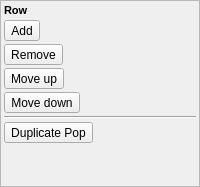
             <widget class="QFrame" name="frame_19">
              <property name="minimumSize">
               <size>
                <width>0</width>
                <height>10</height>
               </size>
              </property>
              <property name="frameShape">
               <enum>QFrame::StyledPanel</enum>
              </property>
              <property name="frameShadow">
               <enum>QFrame::Raised</enum>
              </property>
              <layout class="QVBoxLayout" name="verticalLayout_35">
               <property name="spacing">
                <number>3</number>
               </property>
               <property name="margin">
                <number>3</number>
               </property>
               <item>
                <widget class="QLabel" name="label_14">
                 <property name="font">
                  <font>
                   <pointsize>8</pointsize>
                   <weight>75</weight>
                   <bold>true</bold>
                  </font>
                 </property>
                 <property name="text">
                  <string>Row</string>
                 </property>
                </widget>
               </item>
               <item>
                <widget class="QToolButton" name="toolButton_6">
                 <property name="text">
                  <string>Add</string>
                 </property>
                 <property name="icon">
                  <iconset resource="Resources/Resources.qrc">
                   <normaloff>:/new/prefix1/add-icon.png</normaloff>:/new/prefix1/add-icon.png</iconset>
                 </property>
                </widget>
               </item>
               <item>
                <widget class="QToolButton" name="toolButton_7">
                 <property name="text">
                  <string>Remove</string>
                 </property>
                 <property name="icon">
                  <iconset resource="Resources/Resources.qrc">
                   <normaloff>:/new/prefix1/remove-icon.png</normaloff>:/new/prefix1/remove-icon.png</iconset>
                 </property>
                </widget>
               </item>
               <item>
                <widget class="QToolButton" name="toolButton_31">
                 <property name="toolTip">
                  <string>Move up</string>
                 </property>
                 <property name="text">
                  <string>Move up</string>
                 </property>
                 <property name="icon">
                  <iconset resource="Resources/Resources.qrc">
                   <normaloff>:/new/prefix1/up-icon.png</normaloff>:/new/prefix1/up-icon.png</iconset>
                 </property>
                </widget>
               </item>
               <item>
                <widget class="QToolButton" name="toolButton_32">
                 <property name="toolTip">
                  <string>Move down</string>
                 </property>
                 <property name="text">
                  <string>Move down</string>
                 </property>
                 <property name="icon">
                  <iconset resource="Resources/Resources.qrc">
                   <normaloff>:/new/prefix1/down-icon.png</normaloff>:/new/prefix1/down-icon.png</iconset>
                 </property>
                </widget>
               </item>
               <item>
                <widget class="QFrame" name="frame_20">
                 <property name="frameShape">
                  <enum>QFrame::HLine</enum>
                 </property>
                 <property name="frameShadow">
                  <enum>QFrame::Sunken</enum>
                 </property>
                </widget>
               </item>
               <item>
                <widget class="QToolButton" name="toolButton_33">
                 <property name="toolTip">
                  <string>Duplicate Pop</string>
                 </property>
                 <property name="text">
                  <string>Duplicate Pop</string>
                 </property>
                 <property name="icon">
                  <iconset resource="Resources/Resources.qrc">
                   <normaloff>:/new/prefix1/duplicate-icon2.png</normaloff>:/new/prefix1/duplicate-icon2.png</iconset>
                 </property>
                </widget>
               </item>
               <item>
                <spacer name="verticalSpacer_2">
                 <property name="orientation">
                  <enum>Qt::Vertical</enum>
                 </property>
                 <property name="sizeHint" stdset="0">
                  <size>
                   <width>20</width>
                   <height>40</height>
                  </size>
                 </property>
                </spacer>
               </item>
              </layout>
             </widget>
